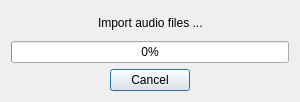
<?xml version="1.0" encoding="UTF-8"?>
<ui version="4.0">
 <class>ProgressDialog</class>
 <widget class="QDialog" name="ProgressDialog">
  <property name="geometry">
   <rect>
    <x>0</x>
    <y>0</y>
    <width>300</width>
    <height>102</height>
   </rect>
  </property>
  <property name="sizePolicy">
   <sizepolicy hsizetype="Fixed" vsizetype="Fixed">
    <horstretch>0</horstretch>
    <verstretch>0</verstretch>
   </sizepolicy>
  </property>
  <property name="minimumSize">
   <size>
    <width>300</width>
    <height>102</height>
   </size>
  </property>
  <property name="maximumSize">
   <size>
    <width>300</width>
    <height>102</height>
   </size>
  </property>
  <property name="windowTitle">
   <string>Import</string>
  </property>
  <property name="windowIcon">
   <iconset resource="resources/resources.qrc">
    <normaloff>:/resources/logo.png</normaloff>:/resources/logo.png</iconset>
  </property>
  <layout class="QVBoxLayout" name="verticalLayout_2">
   <item>
    <layout class="QGridLayout" name="gridLayout">
     <item row="0" column="0">
      <layout class="QVBoxLayout" name="verticalLayout">
       <item>
        <layout class="QHBoxLayout" name="horizontalLayout">
         <item>
          <spacer name="horizontalSpacer">
           <property name="orientation">
            <enum>Qt::Horizontal</enum>
           </property>
           <property name="sizeHint" stdset="0">
            <size>
             <width>40</width>
             <height>20</height>
            </size>
           </property>
          </spacer>
         </item>
         <item>
          <widget class="QLabel" name="StepLabel">
           <property name="text">
            <string>Import audio files ...</string>
           </property>
          </widget>
         </item>
         <item>
          <spacer name="horizontalSpacer_2">
           <property name="orientation">
            <enum>Qt::Horizontal</enum>
           </property>
           <property name="sizeHint" stdset="0">
            <size>
             <width>40</width>
             <height>20</height>
            </size>
           </property>
          </spacer>
         </item>
        </layout>
       </item>
       <item>
        <widget class="QProgressBar" name="ProgressBar">
         <property name="maximum">
          <number>7</number>
         </property>
         <property name="value">
          <number>0</number>
         </property>
        </widget>
       </item>
       <item>
        <layout class="QHBoxLayout" name="horizontalLayout_2">
         <item>
          <spacer name="horizontalSpacer_3">
           <property name="orientation">
            <enum>Qt::Horizontal</enum>
           </property>
           <property name="sizeHint" stdset="0">
            <size>
             <width>40</width>
             <height>20</height>
            </size>
           </property>
          </spacer>
         </item>
         <item>
          <widget class="QPushButton" name="CancelButton">
           <property name="text">
            <string>Cancel</string>
           </property>
          </widget>
         </item>
         <item>
          <spacer name="horizontalSpacer_4">
           <property name="orientation">
            <enum>Qt::Horizontal</enum>
           </property>
           <property name="sizeHint" stdset="0">
            <size>
             <width>40</width>
             <height>20</height>
            </size>
           </property>
          </spacer>
         </item>
        </layout>
       </item>
      </layout>
     </item>
    </layout>
   </item>
  </layout>
 </widget>
 <layoutdefault spacing="6" margin="11"/>
 <resources>
  <include location="resources/resources.qrc"/>
 </resources>
 <connections/>
</ui>
